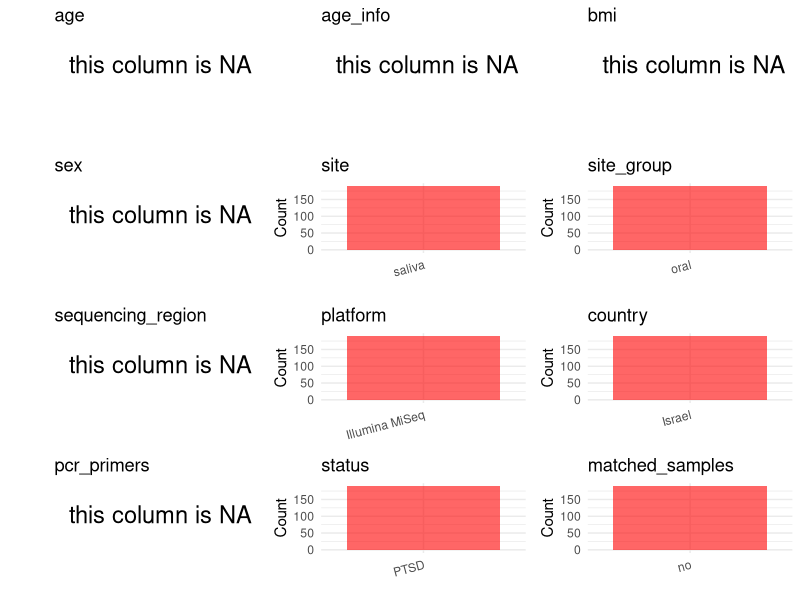

This chart was generated by the following R code: (Note: this script raises an error after producing the figure.)
## ---- chunk 1
# Load libraries
library(dplyr)
library(ggplot2)
library(cowplot)

# (1) Setting working directory
# EDIT HERE: change project_id for each study
project_id <- "PRJNA844909"

base_dir <- "/beegfs/huangxiaochang/global_oral/global-oral-microbiome/data/projects/"
setwd(file.path(base_dir, project_id))

# (2) Loading raw SRA metadata file
sra_file <- "SraRunTable.csv"
initial_meta <- read.csv("SraRunTable.csv", header = TRUE)

# (3) OPTIONAL: If extra metadata (e.g., Table.x or supplemental materials) are available from the article, you may need to merge the file with initial_meta manually. Below is example code for merging. Depending on the specific case of each study, you can customize the code as needed.
# supp_table <- read.csv("supplemental_table.csv", header = TRUE)
# initial_meta <- left_join(initial_meta, supp_table, by = merge_col_name)
## ---- chunk 2
# (1) Read the article in the following order: abstract, the beginning of the results section, and the methods. Understand the sample size, experimental design, and disease group overview. Clarify the sampling sites; for oral and gut samples, specify the exact sites like supragingival plaque, tongue, etc.

# (2) IMPORTANT: MUST go through each column of initial_meta
# head(initial_meta, 10)

# IMPORTANT: Check the unique values in the column of interest or query column.
# lapply(initial_meta[c('body_habitat', 'body_product', 'body_site')], table) # site
# table(initial_meta$host_subject_id) # subject id
# table(initial_meta$platform..exp.) # output is Illumina
# table(initial_meta$target_subfragment..exp.)
## ---- chunk 3
# (1) EDIT HERE: Parameter setup
# NOTE: This project has no lab control samples (blanks/positives) or non-human samples. Leave keywords empty to skip filtering.
control_column <- NA   # column name in initial_meta
# unique(initial_meta[[control_column]])  # uncomment to explore
control_keywords <- c()     # Enter exact keywords

species_column <- NA          # column name in initial_meta
# unique(initial_meta[[species_column]])  # uncomment to explore
non_human_keywords <- c()            # Enter exact keywords


# (2) Remove controls and non-human samples. DO NOT need to modify code in this part, just run it.
n_samples <- nrow(initial_meta)
# Control evaluation
if (length(control_keywords) > 0) {
  if (is.null(control_column) || control_column == "") {
    stop("Error: control_keywords provided but control_column is missing.")
  }

  if (!(control_column %in% colnames(initial_meta))) {
    stop(sprintf("Error: Column '%s' not found in initial_meta.", control_column))
  }

  control_pattern <- paste(control_keywords, collapse = "|")
  control_text <- initial_meta[[control_column]]
  is_control <- grepl(control_pattern, control_text)

} else {
  is_control <- rep(FALSE, n_samples)
}

# Non-human evaluation
if (length(non_human_keywords) > 0) {
  if (is.null(species_column) || species_column == "") {
    stop("Error: non_human_keywords provided but species_column is missing.")
  }

  if (!(species_column %in% colnames(initial_meta))) {
    stop(sprintf("Error: Column '%s' not found in initial_meta.", control_column))
  }

  non_human_pattern <- paste(non_human_keywords, collapse = "|")
  species_text <- initial_meta[[species_column]]
  is_non_human <- grepl(non_human_pattern, species_text)
} else {
  is_non_human <- rep(FALSE, n_samples)
}

# Execute removal
samples_to_remove <- is_control | is_non_human
initial_meta <- initial_meta[!samples_to_remove, ]

cat("Initial samples counts:",n_samples,"\n")
cat("Removed control samples:", sum(is_control), "\n")
cat("Removed non-human samples:", sum(is_non_human), "\n")
cat("Total samples removed ", sum(samples_to_remove), "\n")
cat("Remaining samples after Step 2:", nrow(initial_meta), "\n")
## ---- chunk 4
# Extract columns from initial_meta as follows:
# (1) No modification needed → extract directly.
# (2) Modification needed → create a column start with 'raw_' and mark the target column as "pending".
# (3) Need to find or determine based on the article.

metadata <- data.frame(
  bioproject = initial_meta$BioProject,
  sample_id = initial_meta$Run,
  subject_id = initial_meta$host_subject_id,
  age = NA,
  age_info = NA,
  bmi = NA,
  raw_sex = NA,
  sex = "pending",
  sequencing_region = "pending",
  platform = initial_meta$Instrument,
  country = initial_meta$geo_loc_name_country,
  raw_site = initial_meta$isolation_source,
  site = "pending",
  site_group = "pending",
  public_time = initial_meta$ReleaseDate,
  pcr_primers = NA,
  title = NA,
  disease_study = NA,
  status = "PTSD",
  matched_samples = "pending",
  is_time_series = "no",
  stringsAsFactors = FALSE
)

metadata$public_time <- as.Date(metadata$public_time)
## ---- chunk 5
# (1) Handle the columns with the `raw_` prefix.
# IMPORTANT: Add comments if the modification is not straightforward!!
metadata$sex <- NA_character_

# NOTE: SRA contains host_subject_id column which could be used as subject_id
# Currently using Sample.Name as subject_id; consider switching to host_subject_id

# Assign site and sequencing_region
metadata$site <- "saliva"
metadata$sequencing_region <- NA_character_

metadata$title <- "Oral microbiota signatures in post-traumatic stress disorder (PTSD) veterans"
metadata$disease_study <- "yes"

## ---- chunk 6
# (2) Filling the 'site_group' and 'matched_samples' columns
# editing site_group
unique(metadata$site)
# EDIT HERE: add oral sites
Oral_site = c("saliva", "mouth", "tongue coating", "supragingival plaque", "subgingival plaque", "oral swab", "denture", "tooth", "abscess pus", "adjacent periodontal pocket", "patient healthy crevice", "healthy control crevice", "gingival crevicular fluid", "subgingival plaque")
# EDIT HERE: add gut sites
Gut_site = c("feces", "stool")
# just run
metadata <- metadata %>%
  mutate(site_group = case_when(
    site %in% Oral_site ~ "oral",
    site %in% Gut_site ~ "gut",
    TRUE ~ "other"
  ))

# editing matched_samples, just run.
metadata$matched_samples <- ifelse(
  ave(metadata$subject_id, metadata$subject_id, FUN = length) > 1,
  "yes",
  "no"
)
## ---- chunk 7
# (3) check if there is pending value in metadata. If there is pending value, go on modify the metadata.
# Function to check if a column contains "pending"
has_pending <- function(col) {
  if (is.character(col) || is.factor(col)) {
    any(col == "pending", na.rm = TRUE)
  } else {
    FALSE
  }
}

# Check for any pending value
any_pending_value <- any(sapply(metadata, has_pending))

if (!any_pending_value) {
  message("Good! No cell contains the value 'pending'.")
} else {
  pending_cols <- names(metadata)[sapply(metadata, has_pending)]
  message("Columns containing 'pending': ", paste(pending_cols, collapse = ", "))
  message("Please continue to resolve these pending columns!")
}
## ---- chunk 8
# Select columns for visualization, just run
plot_data <- metadata %>%
  select(-bioproject, -sample_id, -subject_id, -title)

create_simple_plots <- function(data) {
  plots <- list()
  continuous_vars <- c("age", "bmi")

  for (col in colnames(data)) {
    if (all(is.na(data[[col]]))) {
      p <- ggplot() +
        annotate("text", x = 0.5, y = 0.5, label = "this column is NA", size = 6) +
        labs(title = col) +
        theme_void()
    } else if (col %in% continuous_vars && is.numeric(data[[col]])) {
      p <- ggplot(data, aes(x = .data[[col]])) +
        geom_histogram(fill = "blue", alpha = 0.6, bins = 20, na.rm = TRUE) +
        labs(title = col, x = col, y = "Count") +
        theme_minimal()
    } else {
      count_data <- as.data.frame(table(data[[col]], useNA = "ifany"))
      p <- ggplot(count_data, aes(x = reorder(Var1, -Freq), y = Freq)) +
        geom_col(fill = "red", alpha = 0.6) +
        labs(title = col, x = NULL, y = "Count") +
        theme_minimal() +
        theme(axis.text.x = element_text(angle = 15, hjust = 1))
    }
    plots[[col]] <- p
  }

  return(plots)
}

# Generate and arrange plots
plots <- create_simple_plots(plot_data)
p <- plot_grid(plots$age,
               plots$age_info,
               plots$bmi,
               plots$sex,
               plots$site,
               plots$site_group,
               plots$sequencing_region,
               plots$platform,
               plots$country,
               plots$pcr_primers,
               plots$status,
               plots$matched_samples,
               ncol = 3, align = "hv", axis = "lb")
ggsave("Metadata_Summary.png", plot = p, width = 8, height = 6, dpi = 150)
## ---- chunk 9
# Insert Metadata_Summary.png into the current Rmd output
knitr::include_graphics("Metadata_Summary.png")
## ---- chunk 10
# Reorder the data frame
fixed_cols <- c("bioproject", "sample_id", "subject_id", "age", "age_info",
                "bmi", "sex", "platform", "sequencing_region", "pcr_primers",
                "country", "site", "site_group", "disease_study", "status",
                "title", "public_time", "matched_samples", "is_time_series")
metadata <- metadata %>%
  select(all_of(fixed_cols), everything())

# save metadata
# head(metadata)
write.csv(metadata, file = "metadata_v2.csv", quote = TRUE, row.names = FALSE)
